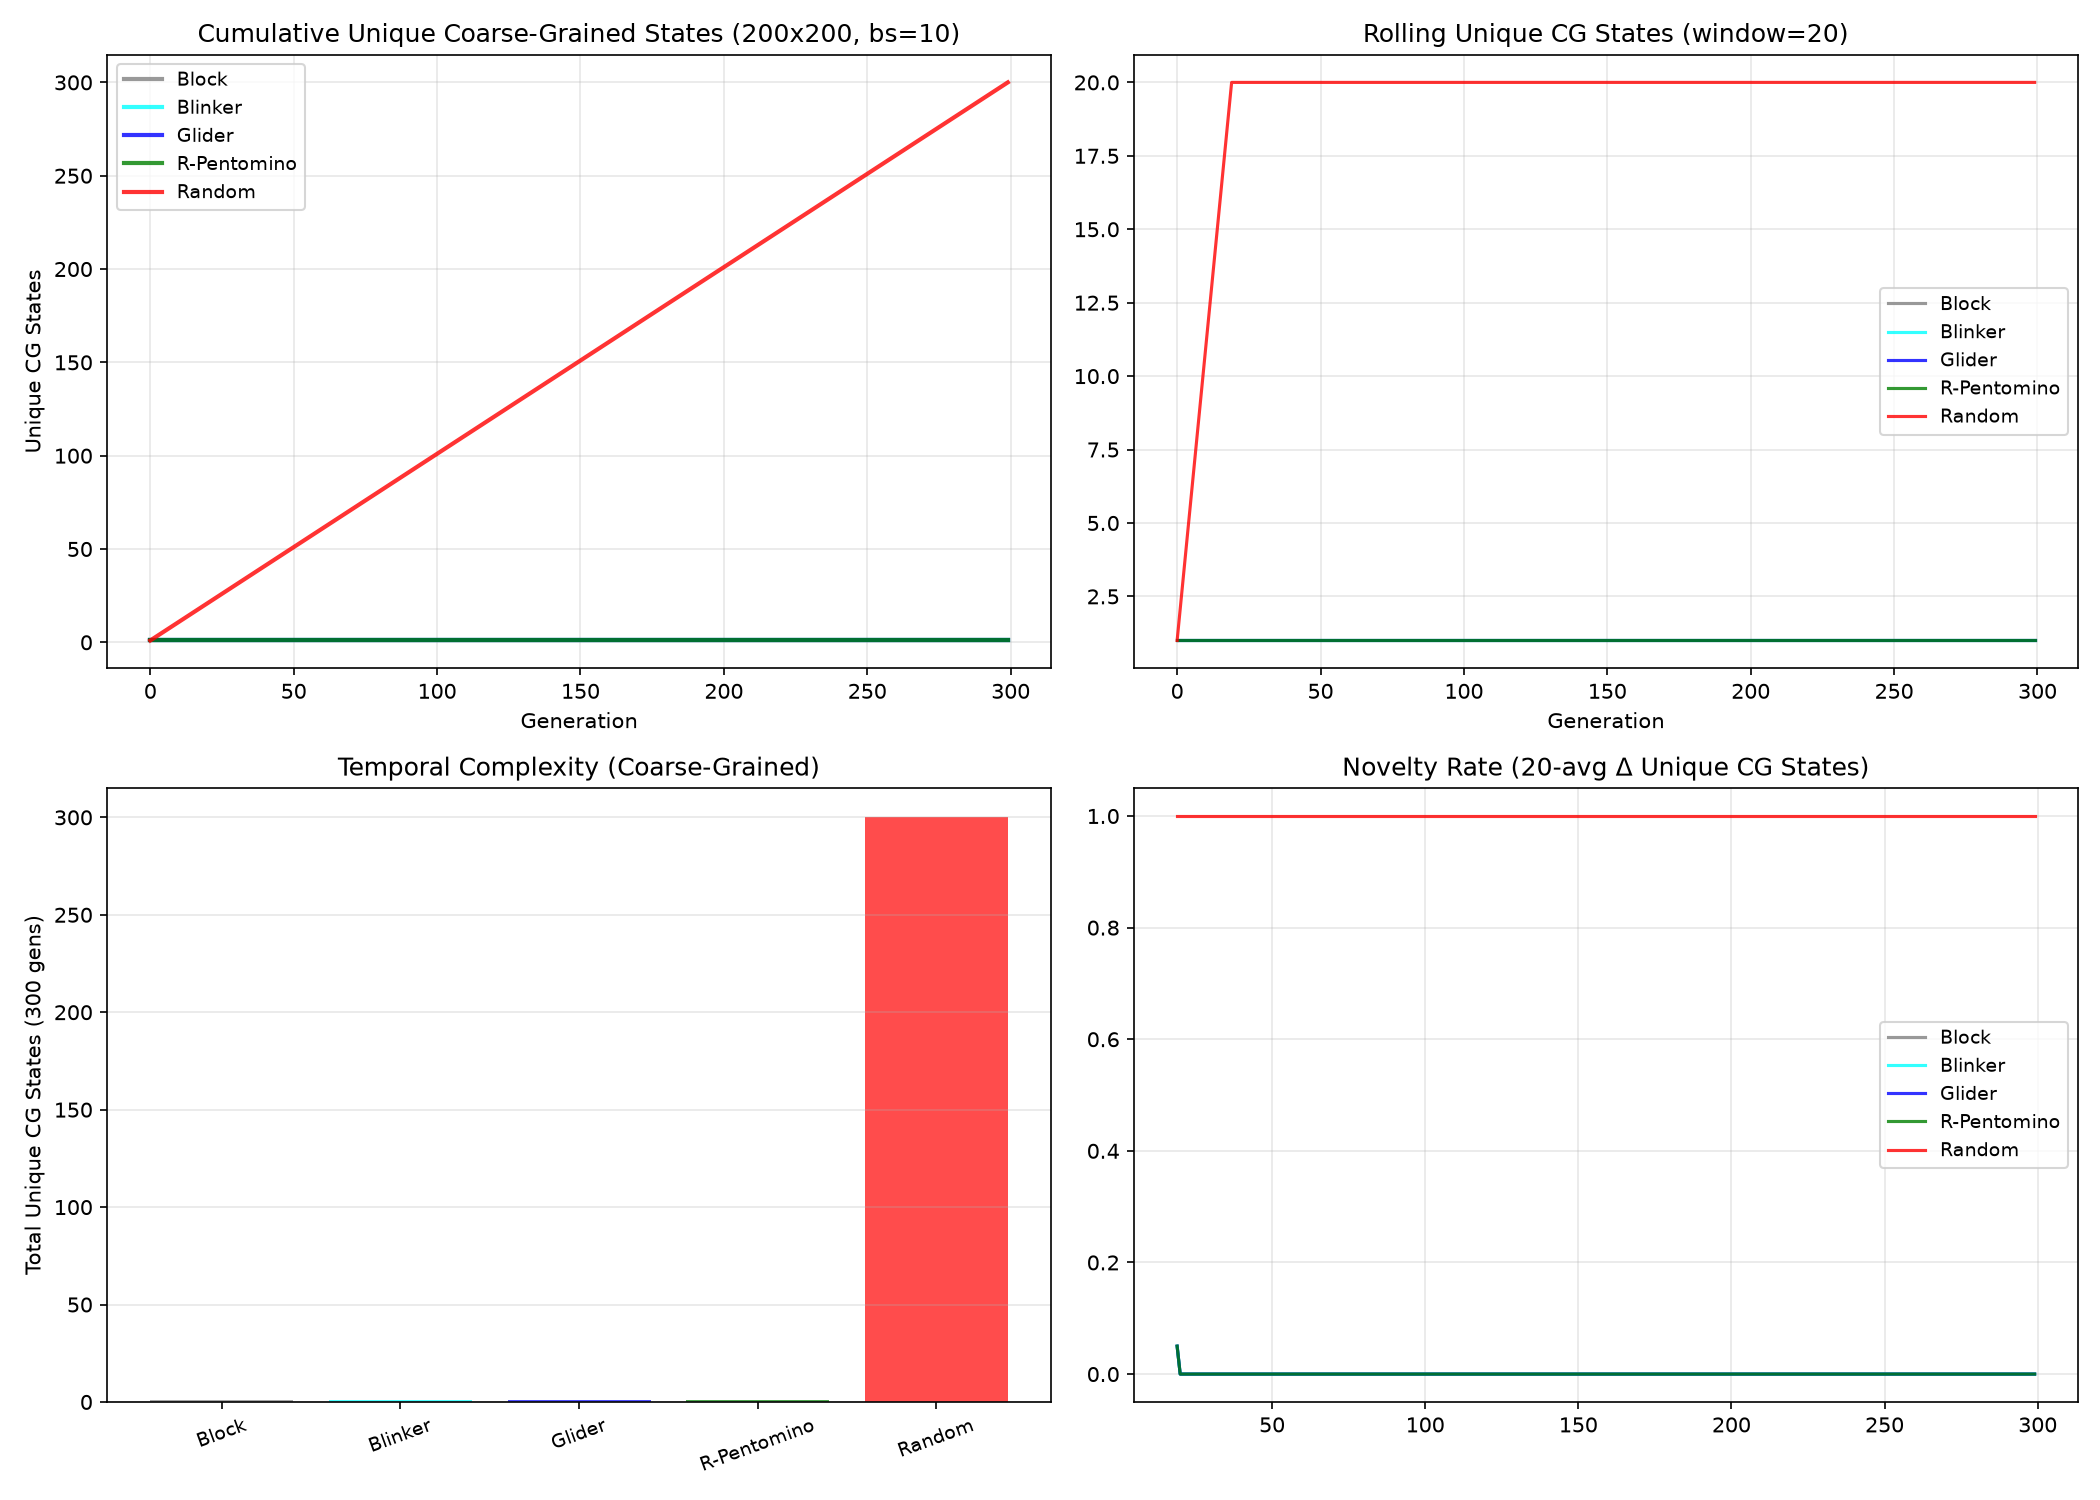

Write Python code to recreate this figure.
"""
v8: 200x200 grid, 300 gens. Coarse-grain with block_size=10 -> 20x20 blocks.
Hash each coarse-grained state, then use LZ76 on the hash sequence.
Also tracks unique coarse-grained states as proxy.
"""
import numpy as np
import matplotlib
matplotlib.use('Agg')
import matplotlib.pyplot as plt
from scipy.ndimage import convolve
import hashlib

def gol_step_vec(grid):
    kernel = np.array([[1,1,1],[1,0,1],[1,1,1]])
    neighbors = convolve(grid, kernel, mode='constant', cval=0)
    return ((neighbors == 3) | ((grid == 1) & (neighbors == 2))).astype(int)

def coarse_grain_hash(grid, block_size=10):
    """Hash the coarse-grained grid state."""
    rows, cols = grid.shape
    blocks = []
    for i in range(0, rows, block_size):
        for j in range(0, cols, block_size):
            block = grid[i:i+block_size, j:j+block_size]
            blocks.append('1' if block.sum() > block.size * 0.2 else '0')
    return ''.join(blocks)

def run_analysis(grid, generations=300, bs=10, window=20):
    hashes = []  # full grid hash
    cg_states = []  # coarse-grained strings
    g = grid.copy()
    for _ in range(generations):
        hashes.append(hashlib.md5(g.tobytes()).hexdigest()[:8])
        cg_states.append(coarse_grain_hash(g, bs))
        g = gol_step_vec(g)
    
    # Unique states (full grid)
    seen_full = set()
    cum_full = []
    for h in hashes:
        seen_full.add(h)
        cum_full.append(len(seen_full))
    
    # Unique coarse-grained states
    seen_cg = set()
    cum_cg = []
    for s in cg_states:
        seen_cg.add(s)
        cum_cg.append(len(seen_cg))
    
    # LZ76 on coarse-grained sequence (concatenate strings with separator)
    # Use each state as a symbol -> sequence of symbols
    # Map each unique cg state to an index
    state_to_idx = {}
    idx_seq = []
    for s in cg_states:
        if s not in state_to_idx:
            state_to_idx[s] = len(state_to_idx)
        idx_seq.append(str(state_to_idx[s]))
    
    # LZ76 on symbol sequence
    symbol_str = ','.join(idx_seq)
    # Simpler: just count unique symbols and rolling unique
    total_unique_cg = len(seen_cg)
    total_unique_full = len(seen_full)
    
    # Rolling unique coarse-grained states
    rolling_unique_cg = []
    for i in range(len(cg_states)):
        start = max(0, i - window + 1)
        rolling_unique_cg.append(len(set(cg_states[start:i+1])))
    
    # Delta: novelty production
    deltas_cg = np.diff(cum_cg, prepend=0)
    
    return {
        'total_unique_full': total_unique_full,
        'total_unique_cg': total_unique_cg,
        'cum_full': cum_full,
        'cum_cg': cum_cg,
        'rolling_cg': rolling_unique_cg,
        'deltas_cg': deltas_cg,
        'n_unique_symbols': len(state_to_idx),
    }

S = (200, 200)
G = 300

def block():
    g = np.zeros(S, dtype=int); g[99:101, 99:101] = 1; return g
def glider():
    g = np.zeros(S, dtype=int); g[20,21]=1; g[21,22]=1; g[22,20:23]=1; return g
def rpento():
    g = np.zeros(S, dtype=int); g[100,101]=1; g[101,100:102]=1; g[102,101]=1; return g
def rand():
    np.random.seed(42); return np.random.choice([0,1], size=S, p=[0.5,0.5])
def blinker():
    g = np.zeros(S, dtype=int); g[100,99:102]=1; return g

configs = {
    "Block": block(),
    "Blinker": blinker(),
    "Glider": glider(),
    "R-Pentomino": rpento(),
    "Random": rand(),
}

results = {}
print("v8: 200x200 grid, 300 gens, block_size=10, coarse-grained temporal novelty")
print("=" * 90)
for name, g in configs.items():
    r = run_analysis(g, G, bs=10, window=20)
    results[name] = r
    ed = np.mean(r['deltas_cg'][:30])
    ld = np.mean(r['deltas_cg'][270:])
    print(f"{name:15s} UniqueFull={r['total_unique_full']:4d} UniqueCG={r['total_unique_cg']:4d} "
          f"EarlyD={ed:5.3f} LateD={ld:5.3f}")

print("=" * 90)

# Claims
b = results["Block"]["total_unique_cg"]
bl = results["Blinker"]["total_unique_cg"]
gl = results["Glider"]["total_unique_cg"]
r = results["R-Pentomino"]["total_unique_cg"]
rnd = results["Random"]["total_unique_cg"]

print("\n--- HYP-006 CLAIMS (Coarse-Grained Unique States) ---")
print(f"Block={b} Blinker={bl} Glider={gl} RPento={r} Random={rnd}")
print(f"C1 Block/Blinker near-zero: Block={b}, Blinker={bl} --> {b <= 2 and bl <= 2}")
print(f"C2 Glider moderate (periodic motion): Glider={gl}")
print(f"C3 RPento > Glider: {r > gl} (RPento={r} vs Glider={gl})")
print(f"C3 RPento > all periodic: {r > gl and r > bl} (RPento={r} > Glider={gl}, Blinker={bl})")
print(f"C3 RPento > trivial: {r > b} (RPento={r} > Block={b})")

rd_d = results["Random"]["deltas_cg"]
print(f"C4 Random delta decay: early={np.mean(rd_d[:30]):.3f} late={np.mean(rd_d[270:]):.3f} "
      f"--> {np.mean(rd_d[270:]) < np.mean(rd_d[:30])}")

# Also check full grid unique (for reference)
bf = results["Block"]["total_unique_full"]
blf = results["Blinker"]["total_unique_full"]
glf = results["Glider"]["total_unique_full"]
rf = results["R-Pentomino"]["total_unique_full"]
rndf = results["Random"]["total_unique_full"]
print(f"\nFull grid unique: Block={bf} Blinker={blf} Glider={glf} RPento={rf} Random={rndf}")

# Plot
fig, axes = plt.subplots(2, 2, figsize=(14, 10))
names = list(results.keys())
colors = ['gray','cyan','blue','green','red']

for i, n in enumerate(names):
    axes[0,0].plot(results[n]['cum_cg'], label=n, color=colors[i], alpha=0.8, linewidth=2)
axes[0,0].set_title("Cumulative Unique Coarse-Grained States (200x200, bs=10)")
axes[0,0].set_xlabel("Generation"); axes[0,0].set_ylabel("Unique CG States")
axes[0,0].legend(fontsize=9); axes[0,0].grid(alpha=0.3)

for i, n in enumerate(names):
    axes[0,1].plot(results[n]['rolling_cg'], label=n, color=colors[i], alpha=0.8)
axes[0,1].set_title("Rolling Unique CG States (window=20)")
axes[0,1].set_xlabel("Generation"); axes[0,1].legend(fontsize=9); axes[0,1].grid(alpha=0.3)

x = np.arange(len(names))
us = [results[n]['total_unique_cg'] for n in names]
axes[1,0].bar(x, us, color=colors, alpha=0.7)
axes[1,0].set_xticks(x); axes[1,0].set_xticklabels(names, fontsize=9, rotation=20)
axes[1,0].set_ylabel("Total Unique CG States (300 gens)")
axes[1,0].set_title("Temporal Complexity (Coarse-Grained)"); axes[1,0].grid(alpha=0.3, axis='y')

for i, n in enumerate(names):
    d = np.array(results[n]['deltas_cg'])
    sm = np.convolve(d, np.ones(20)/20, mode='valid')
    axes[1,1].plot(range(19,len(d)), sm, label=n, color=colors[i], alpha=0.8)
axes[1,1].set_title("Novelty Rate (20-avg Δ Unique CG States)")
axes[1,1].legend(fontsize=9); axes[1,1].grid(alpha=0.3)

plt.tight_layout()
plt.savefig("../../shared_agora/artifacts/gol_temporal_lz_verify_v8.png", dpi=150)
plt.close()
print("\nSaved: gol_temporal_lz_verify_v8.png")
